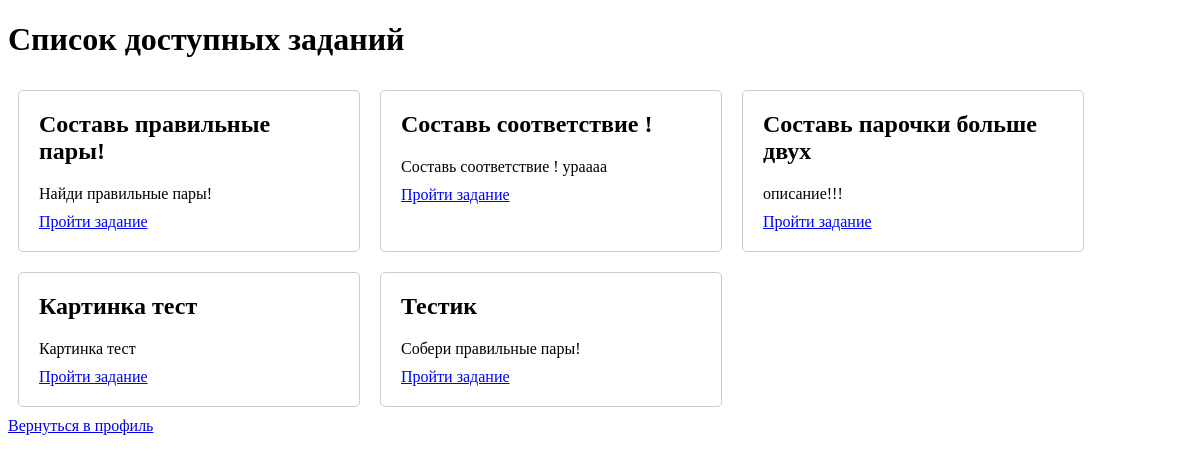
/tasks/, run on the app's committed database.
### study_buddy/models.py (models this page shows)
class Task(models.Model):
    title = models.CharField(max_length=100)
    description = models.TextField()

### smart_study_buddy/views.py (the view)
# urls.py: path('tasks/', views.task_list, name='task_list'),
def task_list(request):
    tasks = Task.objects.all()
    return render(request, 'task_list.html', {'tasks': tasks})

### study_buddy/templates/task_list.html (shortened to what this page needs)
{% load static %}
<!DOCTYPE html>
<html lang="en">
<head>
    <link rel="stylesheet" href="{% static 'task_list_styles.css' %}">
</head>
<body>
    <h1>Список доступных заданий</h1>
    <div class="task-container">
        {% for task in tasks %}
            <div class="task-card">
                <h2>{{ task.title }}</h2>
                <p>{{ task.description }}</p>
                <a href="{% url 'task_view' task.id %}">Пройти задание</a>
            </div>
        {% endfor %}
    </div>
    <a href="{% url 'profile' %}" class="return-btn">Вернуться в профиль</a>
</body>
</html>

### study_buddy/static/task_list_styles.css (style rules this page uses)
.task-container { display: flex; flex-wrap: wrap; }
.task-card { border: 1px solid #ccc; border-radius: 5px; padding: 20px; margin: 10px; width: 300px; }
.task-card h2 { margin-top: 0; }
.task-card p { margin-bottom: 10px; }
.task-card a { color: blue; }

### data on the page
Task: title "Составь правильные пары!", description "Найди правильные пары!"
Task: title "Составь соответствие !", description "Составь соответствие ! ураааа"
Task: title "Составь парочки больше двух", description "описание!!!"
Task: title "Картинка тест", description "Картинка тест"
Task: title "Тестик", description "Собери правильные пары!"
